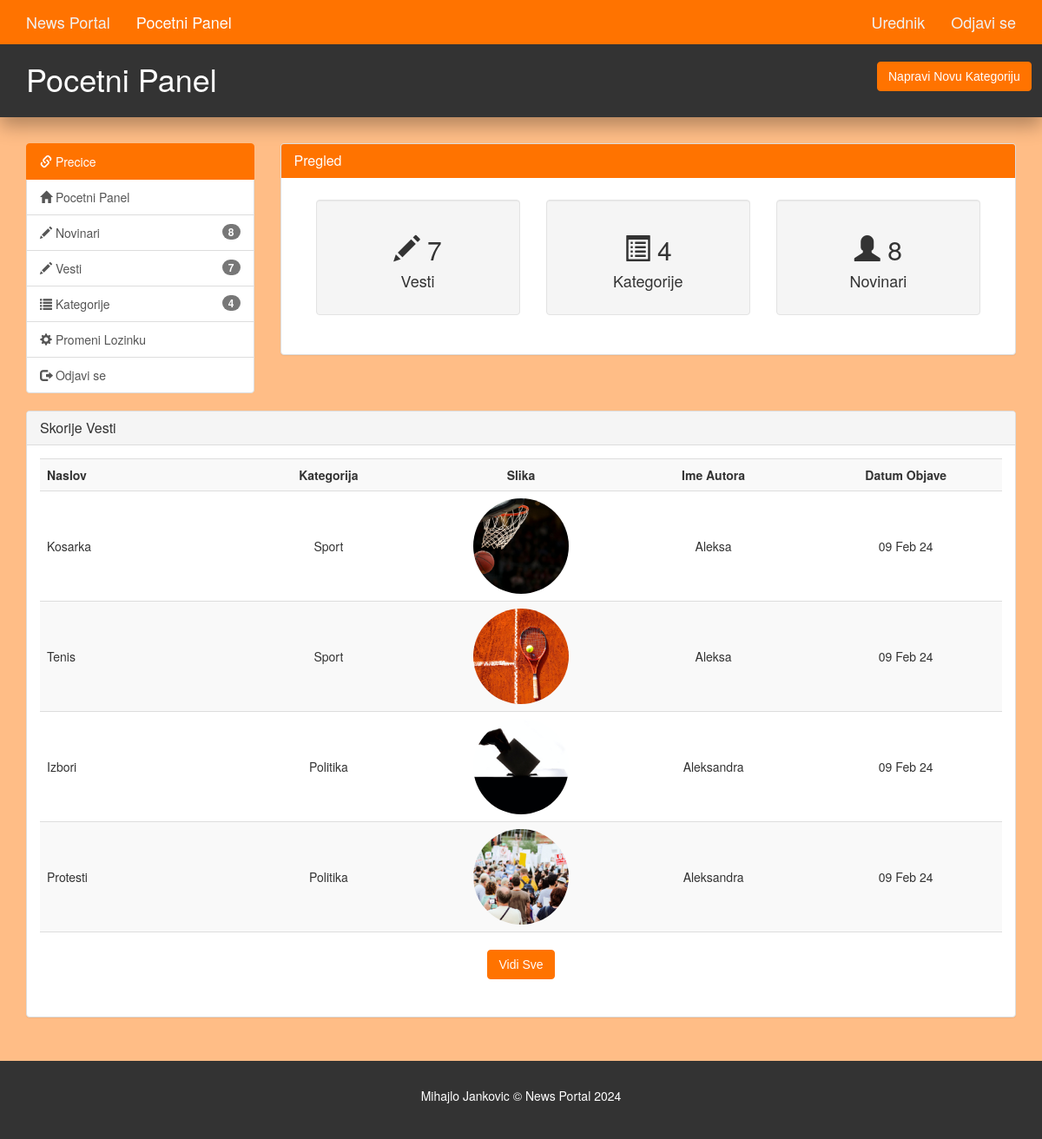
The page /admin/index.php (signed in) on the database its author committed.
### tables this page shows
CREATE TABLE `article` (
  `article_id` int(11) NOT NULL,
  `category_id` int(11) NOT NULL,
  `author_id` int(11) NOT NULL,
  `article_title` varchar(250) NOT NULL,
  `article_image` varchar(200) NOT NULL,
  `article_description` text NOT NULL,
  `article_date` date NOT NULL,
  `article_trend` tinyint(4) NOT NULL,
  `article_active` tinyint(4) NOT NULL,
  `likes` int(11) DEFAULT 0,
  `article_hashtags` varchar(255) NOT NULL DEFAULT '',
  `dislikes` int(11) DEFAULT 0
);

CREATE TABLE `category` (
  `category_id` int(11) NOT NULL,
  `category_name` varchar(45) NOT NULL,
  `category_color` varchar(35) NOT NULL,
  `category_image` varchar(250) NOT NULL,
  `category_description` varchar(350) NOT NULL
);

CREATE TABLE `author` (
  `author_id` int(11) NOT NULL,
  `author_name` varchar(35) NOT NULL,
  `author_password` varchar(100) NOT NULL,
  `author_email` varchar(45) NOT NULL,
  `category_id` int(11) DEFAULT NULL
);

### admin/index.php (the view, shortened to what this page needs)
<?php
  require('./includes/nav.inc.php');
?>
<section id="main">
  <div class="container">
    <div class="row">
      <?php
        require('./includes/quick-links-editor.inc.php');
      ?>
      <div class="col-md-9">
        <div class="panel panel-default">
          <div class="panel-heading main-color-bg">
            <h3 class="panel-title">Pregled</h3>
          </div>
          <div class="panel-body" style="padding: 2.5rem;">
            <div class="col-md-4">
              <div class="well dash-box">
                <h2>
                  <span class="glyphicon glyphicon-pencil"></span>
                  <?php echo $no_of_articles;?>
                </h2>
                <h4>Vesti</h4>
              </div>
            </div>
            <div class="col-md-4">
              <div class="well dash-box">
                <h2>
                  <span class="glyphicon glyphicon-list-alt" aria-hidden="true"></span>
                  <?php echo $no_of_categories;?>
                </h2>
                <h4>Kategorije</h4>
              </div>
            </div>
            <div class="col-md-4">
              <div class="well dash-box">
                <h2>
                  <span class="glyphicon glyphicon-user"></span>
                  <?php echo $no_of_authors;?>
                </h2>
                <h4>Novinari</h4>
              </div>
            </div>
          </div>
        </div>
      </div>
    </div>
    <div class="row">
      <?php
        $sql = "SELECT article.article_title,
                article.article_date,
                article.article_image,
                category.category_name,
                author.author_name
                FROM article, category, author
                WHERE article.category_id = category.category_id
                AND article.author_id  = author.author_id
                ORDER BY article_date DESC
                LIMIT 4";
        $result = mysqli_query($con,$sql);
        $row = mysqli_num_rows($result);
      ?>
      <div class="col-md-12">
        <div class="panel panel-default">
          <div class="panel-heading">
            <h4 class="panel-title">Skorije Vesti</h4>
          </div>
          <div class="panel-body">
            <table class="table table-striped article-list table-hover">
              <tr>
                <th>Naslov</th>
                <th>Kategorija</th>
                <th>Slika</th>
                <th>Ime Autora</th>
                <th>Datum Objave</th>
              </tr>
              <?php
                if($row > 0) {
                  while($data = mysqli_fetch_assoc($result)) {
                    $category_name = $data['category_name'];
                    $author_name = $data['author_name'];
                    $article_title = $data['article_title'];
                    $article_image = $data['article_image'];
                    $article_date = $data['article_date'];
                    $article_date = date("d M y",strtotime($article_date));
                    echo '
                      <tr>
                        <td>
                          '.$article_title.'
                        </td>
                        <td>
                          '.$category_name.'
                        </td>
                        <td>
                          <img src="../assets/images/articles/'.$article_image.'" />
                        </td>
                        <td>
                          '.$author_name.'
                        </td>
                        <td>
                          '.$article_date.'
                        </td>
                      </tr>
                    ';
                  }
                  echo '
                    <tr>
                      <td colspan="5" align="center" style="padding-top: 2rem;">
                        <a href="./articles.php" class="btn btn-danger ">Vidi Sve</a>
                      </td>
                    </tr>
                  ';
                }
              ?>
            </table>
          </div>
        </div>
      </div>
    </div>
  </div>
</section>
<?php
  require('./includes/footer.inc.php')
?>

### assets/css/partials/4-component.css (style rules this page uses)
.container { width: 100%; padding-right: 15px; padding-left: 15px; margin-right: auto; margin-left: auto; }
.btn { display: inline-block; border: none; background: var(--dark-color); color: #fff; text-decoration: none; font-family: var(--ff-nunito); padding: 0.5rem 0.75rem; border-radius: var(--border-radius); transition: all 200ms ease-in-out; }

### assets/css/admin/style.css (style rules this page uses)
body { background: #ffbd86; }
.btn-danger { color: #fff; background-color: #ff7300; border-color: #ff7300; }
.main-color-bg { background-color: #ff7300 !important; border-color: #ff7300 !important; color: #ffffff !important; }
.dash-box { text-align: center; }
.article-list td img { border-radius: 50%; object-fit: cover; height: 11rem; text-align: left; width: 11rem; }
.article-list td:not(:first-child), .article-list th:not(:first-child) { text-align: center; }
.article-list th, .article-list td { min-width: 190px; vertical-align: middle !important; }
#main { min-height: 70.5vh; }

### assets/css/partials/1-variables.css (style rules this page uses)
:root { --primary-color: #ff7300; --secondary-color: #f99500; --light-color: #f1f1f1; --dark-color: #50514f; --black-color: #333333; --tag-trend-color: #fa163f; --tag-yellow-color: #ffbe0b; --tag-purple-color: #8338ec; --tag-blue-color: #3a86ff; --tag-green-color: #00ff73; --tag-orange-color: #bb5700; --tag-pink-color: #ff0a54; --tag-brown-color: #663f3f; --tag-red-color: #ff0000; --tag-black-color: #000000; --tag-dark-color: #000083; --tag-mint-color: #00e8d1; --hover-color: #ee4444; --active-color: #b90615; --ts-vs: 0.56rem; --ts-sml: 0.8rem; --ts-md: 1.1rem; --ts-lg: 1.25rem; --hs-vs: 1.3rem; --hs-sml: 2rem; --hs-md: 2.5rem; --hs-lg: 3rem; --ff-monts: "Montserrat", sans-serif; --ff-nunito: "Nunito Sans", sans-serif; --ff-noto: "Noto Serif", serif; --ff-robo: "Roboto", sans-serif; --border-radius: 5px; }

### rows shown on the page
article: article_title "Kosarka", category.category_name "Sport", article_image (picture), author.author_name "Aleksa", article_date "09 Feb 24"
article: article_title "Tenis", category.category_name "Sport", article_image (picture), author.author_name "Aleksa", article_date "09 Feb 24"
article: article_title "Izbori", category.category_name "Politika", article_image (picture), author.author_name "Aleksandra", article_date "09 Feb 24"
article: article_title "Protesti", category.category_name "Politika", article_image (picture), author.author_name "Aleksandra", article_date "09 Feb 24"

### other values the page prints
$admin_name "Urednik"
$page_title "Pocetni Panel"
$no_of_authors "8"
$no_of_articles "7"
$no_of_categories "4"
